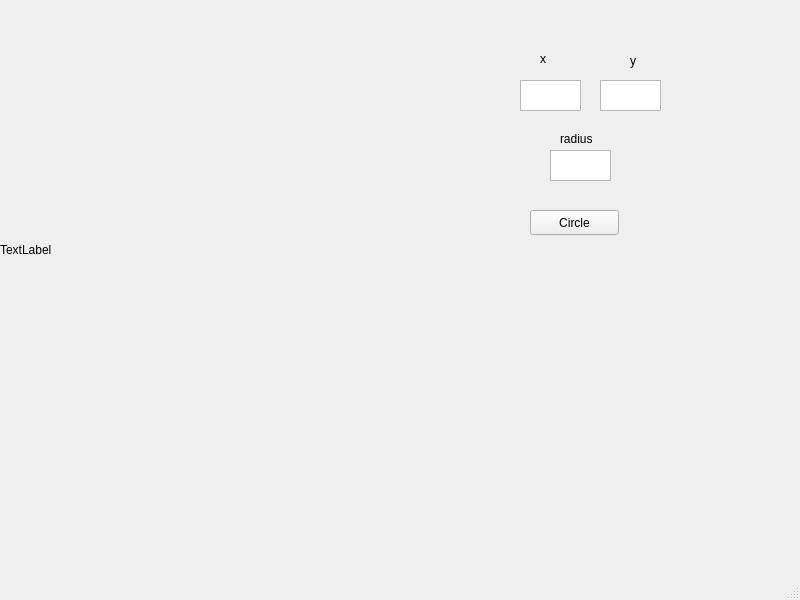
<?xml version="1.0" encoding="UTF-8"?>
<ui version="4.0">
 <class>MainWindow</class>
 <widget class="QMainWindow" name="MainWindow">
  <property name="geometry">
   <rect>
    <x>0</x>
    <y>0</y>
    <width>800</width>
    <height>600</height>
   </rect>
  </property>
  <property name="windowTitle">
   <string>MainWindow</string>
  </property>
  <widget class="QWidget" name="centralwidget">
   <widget class="QLabel" name="label">
    <property name="geometry">
     <rect>
      <x>0</x>
      <y>0</y>
      <width>500</width>
      <height>500</height>
     </rect>
    </property>
    <property name="text">
     <string>TextLabel</string>
    </property>
   </widget>
   <widget class="QLabel" name="label_2">
    <property name="geometry">
     <rect>
      <x>540</x>
      <y>50</y>
      <width>67</width>
      <height>17</height>
     </rect>
    </property>
    <property name="text">
     <string>x</string>
    </property>
   </widget>
   <widget class="QLabel" name="label_3">
    <property name="geometry">
     <rect>
      <x>630</x>
      <y>50</y>
      <width>67</width>
      <height>21</height>
     </rect>
    </property>
    <property name="text">
     <string>y</string>
    </property>
   </widget>
   <widget class="QTextEdit" name="textEdit">
    <property name="geometry">
     <rect>
      <x>520</x>
      <y>80</y>
      <width>61</width>
      <height>31</height>
     </rect>
    </property>
   </widget>
   <widget class="QTextEdit" name="textEdit_2">
    <property name="geometry">
     <rect>
      <x>600</x>
      <y>80</y>
      <width>61</width>
      <height>31</height>
     </rect>
    </property>
   </widget>
   <widget class="QLabel" name="label_4">
    <property name="geometry">
     <rect>
      <x>560</x>
      <y>130</y>
      <width>67</width>
      <height>17</height>
     </rect>
    </property>
    <property name="text">
     <string>radius</string>
    </property>
   </widget>
   <widget class="QTextEdit" name="textEdit_3">
    <property name="geometry">
     <rect>
      <x>550</x>
      <y>150</y>
      <width>61</width>
      <height>31</height>
     </rect>
    </property>
   </widget>
   <widget class="QPushButton" name="pushButton">
    <property name="geometry">
     <rect>
      <x>530</x>
      <y>210</y>
      <width>89</width>
      <height>25</height>
     </rect>
    </property>
    <property name="text">
     <string>Circle</string>
    </property>
   </widget>
  </widget>
  <widget class="QMenuBar" name="menubar">
   <property name="geometry">
    <rect>
     <x>0</x>
     <y>0</y>
     <width>800</width>
     <height>22</height>
    </rect>
   </property>
  </widget>
  <widget class="QStatusBar" name="statusbar"/>
 </widget>
 <resources/>
 <connections/>
</ui>
